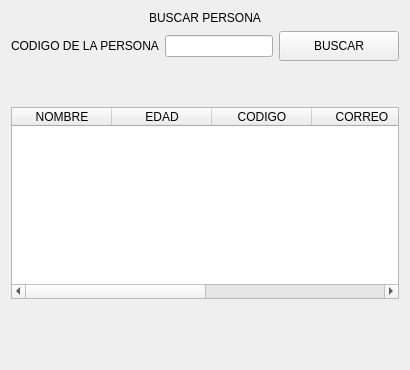
            <widget class="QWidget" name="page_buscar">
             <layout class="QVBoxLayout" name="verticalLayout_12">
              <item>
               <widget class="QLabel" name="label_21">
                <property name="text">
                 <string>BUSCAR PERSONA</string>
                </property>
                <property name="alignment">
                 <set>Qt::AlignCenter</set>
                </property>
               </widget>
              </item>
              <item>
               <layout class="QHBoxLayout" name="horizontalLayout_9">
                <item>
                 <widget class="QLabel" name="label_22codigobuscar">
                  <property name="text">
                   <string>CODIGO DE LA PERSONA</string>
                  </property>
                 </widget>
                </item>
                <item>
                 <widget class="QLineEdit" name="lineEdit_16ingresarcodigobuscar"/>
                </item>
                <item>
                 <widget class="QPushButton" name="pushButton_9botonbuscar">
                  <property name="minimumSize">
                   <size>
                    <width>120</width>
                    <height>30</height>
                   </size>
                  </property>
                  <property name="text">
                   <string>BUSCAR</string>
                  </property>
                 </widget>
                </item>
               </layout>
              </item>
              <item>
               <spacer name="verticalSpacer_6">
                <property name="orientation">
                 <enum>Qt::Vertical</enum>
                </property>
                <property name="sizeHint" stdset="0">
                 <size>
                  <width>20</width>
                  <height>40</height>
                 </size>
                </property>
               </spacer>
              </item>
              <item>
               <widget class="QTableWidget" name="tablebuscarpersona">
                <column>
                 <property name="text">
                  <string>NOMBRE</string>
                 </property>
                </column>
                <column>
                 <property name="text">
                  <string>EDAD</string>
                 </property>
                </column>
                <column>
                 <property name="text">
                  <string>CODIGO</string>
                 </property>
                </column>
                <column>
                 <property name="text">
                  <string>CORREO</string>
                 </property>
                </column>
                <column>
                 <property name="text">
                  <string>TELEFONO</string>
                 </property>
                </column>
                <column>
                 <property name="text">
                  <string>NACIMIENTO</string>
                 </property>
                </column>
               </widget>
              </item>
              <item>
               <spacer name="verticalSpacer_5">
                <property name="orientation">
                 <enum>Qt::Vertical</enum>
                </property>
                <property name="sizeHint" stdset="0">
                 <size>
                  <width>20</width>
                  <height>40</height>
                 </size>
                </property>
               </spacer>
              </item>
              <item>
               <widget class="QLabel" name="label_buscarverificacion">
                <property name="minimumSize">
                 <size>
                  <width>200</width>
                  <height>0</height>
                 </size>
                </property>
                <property name="text">
                 <string/>
                </property>
               </widget>
              </item>
             </layout>
            </widget>
